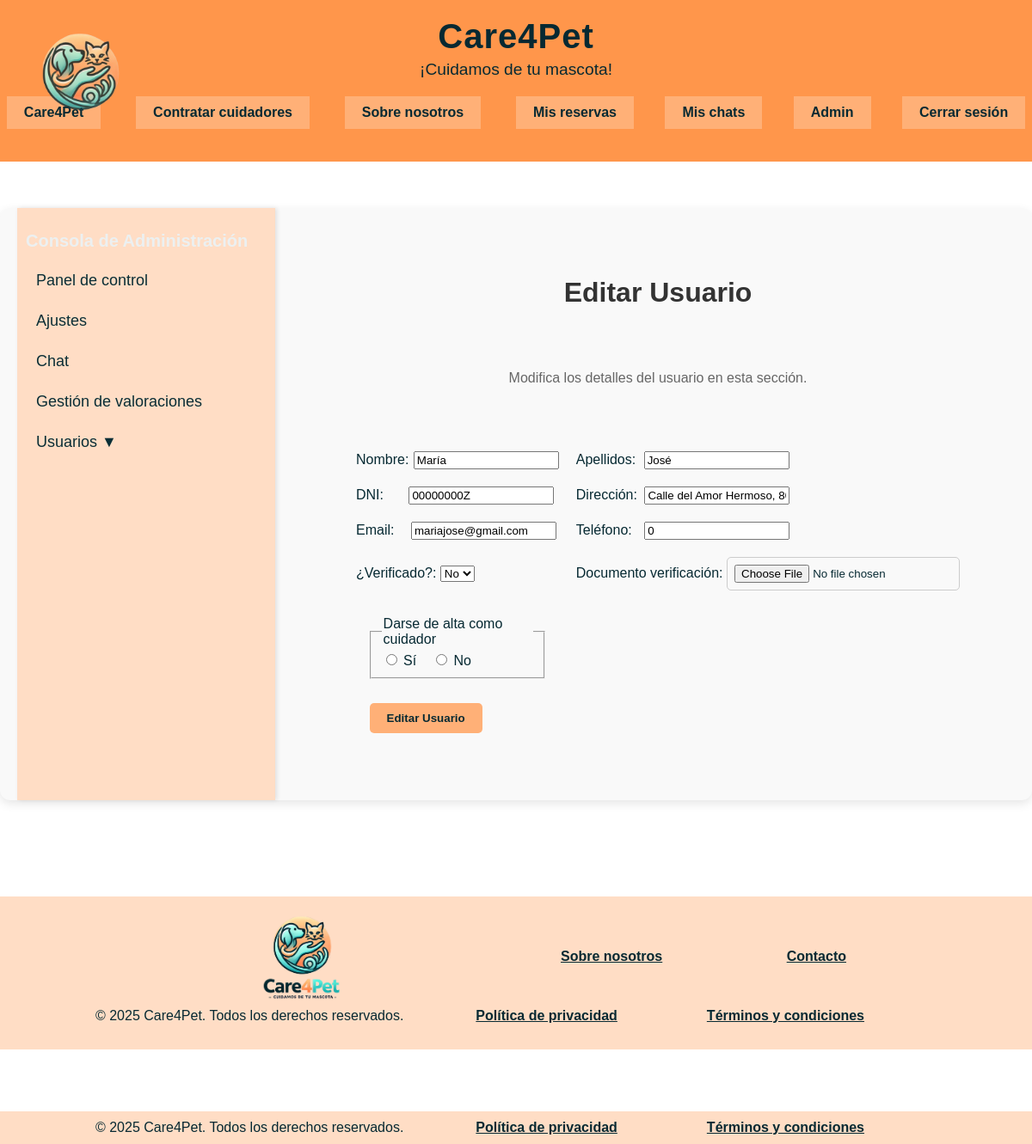
/admin_editar_usuario.php?idUsuario=1203472 (signed in), run on the app's committed database.
### tables this page shows
CREATE TABLE `usuarios` (
  `idUsuario` bigint(20) UNSIGNED NOT NULL,
  `Nombre` varchar(255) NOT NULL,
  `Apellidos` varchar(255) NOT NULL,
  `Correo` varchar(255) NOT NULL,
  `Contraseña` varchar(255) NOT NULL,
  `DNI` varchar(255) NOT NULL,
  `Telefono` int(11) NOT NULL,
  `FotoPerfil` text DEFAULT NULL,
  `Direccion` varchar(255) DEFAULT NULL,
  `esDueno` tinyint(1) NOT NULL DEFAULT 0,
  `esCuidador` tinyint(1) NOT NULL DEFAULT 0,
  `esAdmin` tinyint(1) NOT NULL DEFAULT 0,
  `cuentaActiva` tinyint(1) NOT NULL DEFAULT 1,
  `fecha_registro` timestamp NOT NULL DEFAULT current_timestamp(),
  `verificado` tinyint(1) NOT NULL DEFAULT 0,
  `documento_verificacion` varchar(255) DEFAULT NULL
);

### includes/mysql/DAOs/DAOUsuario.php (called while the page is built, shortened)
<?php
    class DAOUsuario {
        private static $DAOUsuarioInstance = null;
        private $con;
        private function __construct() {
            require_once __DIR__ . '/../DatabaseConnection.php';
            $this->con = (DatabaseConnection::getInstance())->getConnection();
        }
        public static function getInstance() {
            if (null === self::$DAOUsuarioInstance) {
                self::$DAOUsuarioInstance = new DAOUsuario();
            }
            return self::$DAOUsuarioInstance;
        }
        public function leerUnUsuarioPorID($id) {
            $sentencia_sql = "SELECT * FROM usuarios WHERE idUsuario = '{$id}'";
            $consulta_resultado = $this->con->query($sentencia_sql);
            if ($consulta_resultado->num_rows > 0) {
                $valores_resultado = $consulta_resultado->fetch_assoc();
                $idUsuario = $valores_resultado["idUsuario"];
                $nombre = $valores_resultado["Nombre"];
                $apellidos = $valores_resultado["Apellidos"];
                $correo = $valores_resultado["Correo"];
                $contrasena = $valores_resultado["Contraseña"];
                $dni = $valores_resultado["DNI"];
                $telefono = $valores_resultado["Telefono"];
                $fotoPerfil = $valores_resultado["FotoPerfil"];
                $direccion = $valores_resultado["Direccion"];
                $esDueno = $valores_resultado["esDueno"];
                $esCuidador = $valores_resultado["esCuidador"];
                $esAdmin = $valores_resultado["esAdmin"];
                $cuentaActiva = $valores_resultado["cuentaActiva"];
                $fecha_registro = $valores_resultado["fecha_registro"];
                $verificado = $valores_resultado["verificado"];
                $documento_verificacion = $valores_resultado["documento_verificacion"];
                $usuarioBuscado = new tUsuario($idUsuario, $nombre, $apellidos,
                    $correo, $contrasena, $dni, $telefono, $fotoPerfil,
                    $direccion, $esDueno, $esCuidador, $esAdmin, $cuentaActiva, $fecha_registro,
                    $verificado, $documento_verificacion);
                return $usuarioBuscado;
            }
            else {
                return NULL;
            }
        }
    }
?>

### includes/mysql/DatabaseConnection.php (called while the page is built, shortened)
<?php
    class DatabaseConnection {
        private static ?DatabaseConnection $instance = null;
        private ?mysqli $connection = null;
        private function __construct() {
            $this->connection = new mysqli(
                BD_HOST,
                BD_USER,
                BD_PASS,
                BD_NAME
            );
        }
        public static function getInstance() {
            if (self::$instance === null) {
                self::$instance = new DatabaseConnection();
            }
            return self::$instance;
        }
        public function getConnection() {
            return $this->connection;
        }
    }
?>

### includes/FormularioEditarUsuario.php (the view, shortened to what this page needs)
<?php
require_once __DIR__ . '/Formulario.php';
require_once __DIR__ . '/mysql/DAOs/DAOUsuario.php';
class FormularioEditarUsuario extends Formulario {
    private $idUsuario, $nombre, $apellidos, $dni, $direccion, $email, $telefono, $esCuidador, $esDueno, $verificado, $documentoVerificacion;
    public function __construct($idUsuario, $nombre, $apellidos, $dni, $direccion, $email, $telefono, $esCuidador) {
        $this->nombre = $nombre;
        $this->apellidos = $apellidos;
        $this->dni = $dni;
        $this->direccion = $direccion;
        $this->email = $email;
        $this->telefono = $telefono;
        $this->esCuidador = $esCuidador;
        $usuario = DAOUsuario::getInstance()->leerUnUsuarioPorID($idUsuario);
        $this->verificado = $usuario->getVerificado();
    }
    protected function generaCamposFormulario(&$datos) {
        $nombre = $datos['nombre'] ?? $this->nombre;
        $apellidos = $datos['apellidos'] ?? $this->apellidos;
        $dni = $datos['dni'] ?? $this->dni;
        $direccion = $datos['direccion'] ?? $this->direccion;
        $email = $datos['email'] ?? $this->email;
        $telefono = $datos['telefono'] ?? $this->telefono;
        $checkedCuidadorSi = ($this->esCuidador == 'Si') ? 'checked' : '';
        $checkedCuidadorNo = ($this->esCuidador == 'No') ? 'checked' : '';
        $erroresCampos = self::generaErroresCampos(['nombre', 'apellidos', 'dni', 'direccion', 'email', 'telefono'], $this->errores);
        return <<<EOS
            <div style="display: table; margin: 0 auto;">
                <div style="display: table-row;">
                    <div style="display: table-cell; padding: 10px;">
                        <label for="nombre" style="margin-right: 1px;">Nombre: </label>
                        <input id="nombre" type="text" name="nombre" value="{$nombre}" size="18" />
                        {$erroresCampos['nombre']}
                    </div>
                    <div style="display: table-cell; padding: 10px;">
                        <label for="apellidos" style="margin-right: 5px;">Apellidos: </label>
                        <input id="apellidos" type="text" name="apellidos" value="{$apellidos}" size="18" />
                        {$erroresCampos['apellidos']}
                    </div>
                </div>
                <div style="display: table-row;">
                    <div style="display: table-cell; padding: 10px;">
                        <label for="dni" style="margin-right: 25px;">DNI: </label>
                        <input id="dni" type="text" name="dni" value="{$dni}" size="18" />
                        {$erroresCampos['dni']}
                    </div>
                    <div style="display: table-cell; padding: 10px;">
                        <label for="direccion" style="margin-right: 4px;">Dirección: </label>
                        <input id="direccion" type="text" name="direccion" value="{$direccion}" size="18"/>
                        {$erroresCampos['direccion']}
                    </div>
                </div>
                <div style="display: table-row;">
                    <div style="display: table-cell; padding: 10px;">
                        <label for="email" style="margin-right: 15px;">Email:</label>
                        <input id="email" type="email" name="email" value="{$email}" size="18" />
                        {$erroresCampos['email']}
                    </div>
                     <div style="display: table-cell; padding: 10px;">
                        <label for="telefono" style="margin-right: 10px;">Teléfono:</label>
                        <input id="telefono" type="tel" name="telefono" value="{$telefono}" size="18" />
                        {$erroresCampos['telefono']}
                    </div>
                </div>
                <div style="display: table-row;">
                    <div style="display: table-cell; padding: 10px;">
                        <label for="verificado">¿Verificado?:</label>
                        <select name="verificado" id="verificado">
                            <option value="0" <?php echo $this->verificado == 0 ? 'selected' : ''; ?>No</option>
                            <option value="1" <?php echo $this->verificado == 1 ? 'selected' : ''; ?>Sí</option>
                        </select>
                    </div>
                    <div style="display: table-cell; padding: 10px;">
                        <label for="documento_verificacion">Documento verificación:</label>
                        <input id="documento_verificacion" type="file" name="documento_verificacion" size="18" />
                    </div>
                </div>
            <div class="formulario-container">
                <fieldset>
                    <legend>Darse de alta como cuidador</legend>
                    <div style="display: inline-block; text-align: center;">
                        <input type="radio" id="CuidadorSi" name="esCuidador" value="1" {$checkedCuidadorSi}>
                        <label for="CuidadorSi">Sí</label>&nbsp;&nbsp;&nbsp;
                        <input type="radio" id="CuidadorNo" name="esCuidador" value="0" {$checkedCuidadorNo}>
                        <label for="CuidadorNo">No</label>
                    </div>
                </fieldset>
                <button type="submit" name="signup" class="btn-delete">Editar Usuario</button>
            </div>
            </div><br>
        EOS;
    }
}
?>

### data on the page
usuarios: nombre "María", apellidos "José", dni "00000000Z", direccion "Calle del Amor Hermoso, 80", email "mariajose@gmail.com", telefono "0"

### other printed values
$tituloPagina "Editar Usuario"
